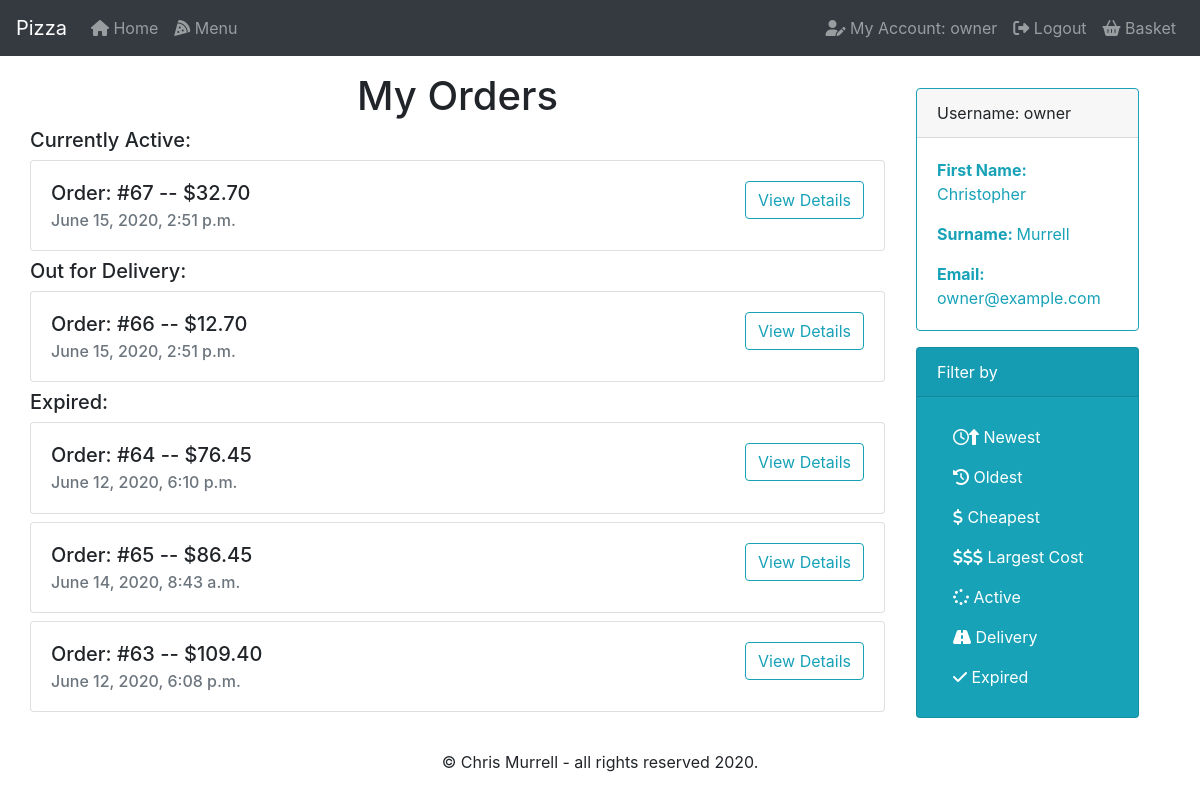
Page /account/filter/cheapest (signed in) on the committed database.
### orders/models.py (models this page shows, shortened)
class Orders(models.Model):
    order_id = models.AutoField(primary_key=True)
    user_id = models.ForeignKey(
        User, on_delete=models.CASCADE, related_name='orders')
    pizItems = models.ManyToManyField('PizOrder', blank=True, related_name='pizItems')
    subItems = models.ManyToManyField('SubOrder', blank=True, related_name='subItems')
    pastaItems = models.ManyToManyField('PastaOrder', blank=True, related_name='pastaItems')
    saladItems = models.ManyToManyField('SaladOrder', blank=True, related_name='saladItems')
    platItems = models.ManyToManyField('PlatterOrder', blank=True, related_name='platItems')
    time_placed = models.DateTimeField(auto_now_add=True)
    cost = models.DecimalField(max_digits=6, decimal_places=2, default=00.00)
    active = models.CharField(max_length=1, default='Y')
    class Meta:
        verbose_name = 'order'
        verbose_name_plural = 'orders'

### orders/views.py (the view, shortened to what this page needs)
# urls.py: path("account/filter/<filter_by>", views.filter, name="filter")
def filter(request, filter_by):
    if filter_by == 'newest':
        user = request.user
        active = Orders.objects.filter(
            user_id=user, active='Y').order_by('-time_placed')
        delivery = Orders.objects.filter(
            user_id=user, active='D').order_by('-time_placed')
        expired = Orders.objects.filter(
            user_id=user, active='N').order_by('-time_placed')
        pizzas = PizOrder.objects.all()
        subs = SubOrder.objects.all()
        pastas = PastaOrder.objects.all()
        salads = SaladOrder.objects.all()
        platters = PlatterOrder.objects.all()
        context = {
            "user": user,
            "active": active,
            "delivery": delivery,
            "expired": expired,
            "pizzas": pizzas,
            "subs": subs,
            "pastas": pastas,
            "salads": salads,
            "platters": platters
        }
        return render(request, 'orders/account.html', context)
    elif filter_by == 'cheapest':
        user = request.user
        active = Orders.objects.filter(
            user_id=user, active='Y').order_by('cost')
        delivery = Orders.objects.filter(
            user_id=user, active='D').order_by('cost')
        expired = Orders.objects.filter(
            user_id=user, active='N').order_by('cost')
        pizzas = PizOrder.objects.all()
        subs = SubOrder.objects.all()
        pastas = PastaOrder.objects.all()
        salads = SaladOrder.objects.all()
        platters = PlatterOrder.objects.all()
        context = {
            "user": user,
            "active": active,
            "delivery": delivery,
            "expired": expired,
            "pizzas": pizzas,
            "subs": subs,
            "pastas": pastas,
            "salads": salads,
            "platters": platters
        }
        return render(request, 'orders/account.html', context)

### orders/models.py (called while the page is built)
    def __str__(self):
        return f"{self.typ} - {self.category}"

    def custom_toppings(self):
        return ", ".join([t.typ for t in self.toppings.all()])

    def __str__(self):
        return f"Type: {self.typ} || Size: {self.size} || Toppings: {self.custom_toppings()} || Price: ${self.price}"

    def __str__(self):
        return f"{self.typ}"

    def custom_extras(self):
        return ", ".join([t.typ for t in self.extras.all()])

    def __str__(self):
        return f"Type: {self.typ} || Size: {self.size} || Toppings: {self.custom_extras()} || Price: ${self.price}"

    def __str__(self):
        return f"{self.typ}"

    def __str__(self):
        return f"{self.typ} -- ${self.price}"

    def __str__(self):
        return f"Type: {self.typ}"

    def __str__(self):
        return f"Type: {self.typ} || Price: ${self.price}"

    def __str__(self):
        return f"{self.typ} small = ${self.smPrice} large = ${self.lgPrice}"

    def __str__(self):
        return f"Type: {self.typ} || Size: {self.size} || Price: ${self.price}"

### orders/Templates/orders/account.html (shortened to what this page needs)
{% extends "orders/base.html" %}
{% load static %}
{% block main %}
<div class="row justify-content-md-center">
    {% if not active and not delivery and not expired %}
    <div class="card border-info m-3">
        <div class="card-header">Username: {{ user.username }}</div>
        <div class="card-body text-info">
            <p class="card-text"><strong>First Name: </strong>{{ user.first_name }}</p>
            <p class="card-text"><strong>Surname: </strong>{{ user.last_name }}</p>
            <p class="card-text"><strong>Email: </strong>{{ user.email }}</p>
        </div>
    </div>
    {% else %}
    <div class="w-75">
        <h1>My Orders</h1>
        {% if active %}
        <h5>Currently Active:</h5>
        {% endif %}
        {% for row in active %}
        <div class="card mb-2">
            <div class="card-body">
                <div class="row">
                    <div class="col text-left">
                        <h5 class="card-title">Order: #{{ row.order_id }} -- ${{ row.cost }}</h5>
                        <h6 class="card-subtitle text-muted">{{ row.time_placed }}</h6>
                    </div>
                    <div class="col text-right">
                        <button type="button" class="btn btn-outline-info" data-toggle="collapse"
                            data-target="#details{{ row.order_id }}" aria-controls="list-group"
                            aria-expanded="false">View
                            Details</button>
                    </div>
                </div>
            </div>
        </div>
        {% endfor %}
        {% if delivery %}
        <h5>Out for Delivery:</h5>
        {% endif %}
        {% for row in delivery %}
        <div class="card mb-2">
            <div class="card-body">
                <div class="row">
                    <div class="col text-left">
                        <h5 class="card-title">Order: #{{ row.order_id }} -- ${{ row.cost }}</h5>
                        <h6 class="card-subtitle text-muted">{{ row.time_placed }}</h6>
                    </div>
                    <div class="col text-right">
                        <button type="button" class="btn btn-outline-info" data-toggle="collapse"
                            data-target="#details{{ row.order_id }}" aria-controls="list-group"
                            aria-expanded="false">View
                            Details</button>
                    </div>
                </div>
            </div>
        </div>
        {% endfor %}
        {% if expired %}
        <h5>Expired:</h5>
        {% endif %}
        {% for row in expired %}
        <div class="card mb-2">
            <div class="card-body">
                <div class="row">
                    <div class="col text-left">
                        <h5 class="card-title">Order: #{{ row.order_id }} -- ${{ row.cost }}</h5>
                        <h6 class="card-subtitle text-muted">{{ row.time_placed }}</h6>
                    </div>
                    <div class="col text-right">
                        <button type="button" class="btn btn-outline-info" data-toggle="collapse"
                            data-target="#details{{ row.order_id }}" aria-controls="list-group"
                            aria-expanded="false">View
                            Details</button>
                    </div>
                </div>
            </div>
        </div>
        {% endfor %}
    </div>
    <div class="w-25">
        <div class="container sticky-top">
            <div class="card border-info m-3">
                <div class="card-header">Username: {{ user.username }}</div>
                <div class="card-body text-info">
                    <p class="card-text"><strong>First Name: </strong>{{ user.first_name }}</p>
                    <p class="card-text"><strong>Surname: </strong>{{ user.last_name }}</p>
                    <p class="card-text"><strong>Email: </strong>{{ user.email }}</p>
                </div>
            </div>
            <div class="card text-white bg-info m-3">
                <div class="card-header">Filter by</div>
                <div class="card-body">
                    <a href="{% url 'filter' filter_by='newest' %}" class="nav-link sidebar"><i
                            class="far fa-clock"></i><i class="fas fa-long-arrow-alt-up"></i>
                        Newest</a>
                    <a href="{% url 'filter' filter_by='oldest' %}" class="nav-link sidebar"><i
                            class="fas fa-history"></i> Oldest</a>
                    <a href="{% url 'filter' filter_by='cheapest' %}" class="nav-link sidebar"><i
                            class="fas fa-dollar-sign"></i>
                        Cheapest</a>
                    <a href="{% url 'filter' filter_by='expensive' %}" class="nav-link sidebar"><i
                            class="fas fa-dollar-sign"></i><i class="fas fa-dollar-sign"></i><i
                            class="fas fa-dollar-sign"></i> Largest Cost</a>
                    <a href="{% if active %}{% url 'filter' filter_by='active' %}{% endif %}"
                        class="nav-link sidebar"><i class="fas fa-spinner"></i>
                        Active</a>
                    <a href="{% if delivery %}{% url 'filter' filter_by='delivery' %}{% endif %}"
                        class="nav-link sidebar"><i class="fas fa-road"></i>
                        Delivery</a>
                    <a href="{% if expired %}{% url 'filter' filter_by='expired' %}{% endif %}"
                        class="nav-link sidebar"><i class="fas fa-check"></i>
                        Expired</a>
                </div>
            </div>
        </div>
    </div>
    {% endif %}
</div>
{% endblock %}

### orders/Templates/orders/base.html (shortened to what this page needs)
{% load static %}
<!doctype html>
<html lang="en">
<head>
    <link rel="stylesheet" href="{% static 'orders/styles.css' %}">
    <link rel="stylesheet" href="https://stackpath.bootstrapcdn.com/bootstrap/4.4.1/css/bootstrap.min.css"
>
</head>
<body>
    <nav class="navbar navbar-expand-lg navbar-dark bg-dark">
        <a class="navbar-brand" href="{% url 'home' %}">Pizza</a>
        <div class="collapse navbar-collapse" id="navbar">
            {% if request.user.is_authenticated %}
            <div class="navbar-nav mr-auto">
                <a class="nav-item nav-link" href="{% url 'home' %}"><i class="fas fa-home"></i> Home</a>
                <a class="nav-item nav-link" href="{% url 'menu' %}"><i class="fas fa-pizza-slice"></i> Menu</a>
            </div>
            <div class="navbar-nav ml-auto">
                <a class="nav-item nav-link" href="{% url 'account' %}"><i class="fas fa-user-edit"></i> My Account: {{ user.username }}</a>
                <a class="nav-item nav-link" href="{% url 'logout' %}"><i class="fas fa-sign-out-alt"></i> Logout</a>
                <a class="nav-item nav-link" href="{% url 'basket' %}"><i class="fas fa-shopping-basket"></i> Basket<span class="badge badge-dark" id="basketnum" hidden>0</span></a>
            </div>
            {% else %}
            <div class="navbar-nav ml-auto">
                <a class="nav-item nav-link" href="{% url 'register' %}"><i class="fas fa-file-signature"></i> Register</a>
                <a class="nav-item nav-link" href="{% url 'login' %}"><i class="fas fa-sign-in-alt"></i> Login</a>
            </div>
            {% endif %}
        </div>
    </nav>
    <div class="container mt-3 mb-3">
        {% block main %}{% endblock %}
    </div>
    <footer>
        <div class="muted text-center">
            <p>&copy; Chris Murrell - all rights reserved 2020.</p>
        </div>
    </footer>
</body>
</html>

### orders/static/orders/styles.css (style rules this page uses)
h1 { text-align: center; }
.nav-link.sidebar { color: white; }

### rows in the picture
Orders: order_id "67", cost "32.70", time_placed "June 15, 2020, 2:51 p.m."
Orders: order_id "66", cost "12.70", time_placed "June 15, 2020, 2:51 p.m."
Orders: order_id "64", cost "76.45", time_placed "June 12, 2020, 6:10 p.m."
Orders: order_id "65", cost "86.45", time_placed "June 14, 2020, 8:43 a.m."
Orders: order_id "63", cost "109.40", time_placed "June 12, 2020, 6:08 p.m."

### other values in the picture
{{ user.username }} "owner"
{{ user.first_name }} "Christopher"
{{ user.last_name }} "Murrell"
{{ user.email }} "owner@example.com"
